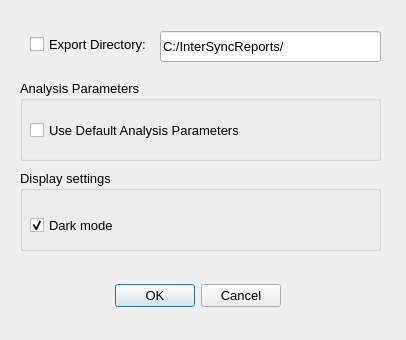
<?xml version="1.0" encoding="UTF-8"?>
<ui version="4.0">
 <class>Dialog</class>
 <widget class="QDialog" name="Dialog">
  <property name="geometry">
   <rect>
    <x>0</x>
    <y>0</y>
    <width>406</width>
    <height>340</height>
   </rect>
  </property>
  <property name="font">
   <font>
    <pointsize>10</pointsize>
   </font>
  </property>
  <property name="windowTitle">
   <string>Settings </string>
  </property>
  <widget class="QDialogButtonBox" name="buttonBox">
   <property name="geometry">
    <rect>
     <x>70</x>
     <y>280</y>
     <width>211</width>
     <height>32</height>
    </rect>
   </property>
   <property name="orientation">
    <enum>Qt::Horizontal</enum>
   </property>
   <property name="standardButtons">
    <set>QDialogButtonBox::Cancel|QDialogButtonBox::Ok</set>
   </property>
  </widget>
  <widget class="QGroupBox" name="groupBox">
   <property name="geometry">
    <rect>
     <x>20</x>
     <y>80</y>
     <width>361</width>
     <height>81</height>
    </rect>
   </property>
   <property name="title">
    <string>Analysis Parameters</string>
   </property>
   <widget class="QCheckBox" name="checkBox_defaultParams">
    <property name="geometry">
     <rect>
      <x>10</x>
      <y>30</y>
      <width>281</width>
      <height>41</height>
     </rect>
    </property>
    <property name="text">
     <string>Use Default Analysis Parameters</string>
    </property>
   </widget>
  </widget>
  <widget class="QCheckBox" name="checkBox_exportDirectory">
   <property name="geometry">
    <rect>
     <x>30</x>
     <y>29</y>
     <width>141</width>
     <height>31</height>
    </rect>
   </property>
   <property name="text">
    <string>Export Directory:</string>
   </property>
  </widget>
  <widget class="QLineEdit" name="lineEdit">
   <property name="geometry">
    <rect>
     <x>160</x>
     <y>31</y>
     <width>221</width>
     <height>31</height>
    </rect>
   </property>
   <property name="text">
    <string>C:/InterSyncReports/</string>
   </property>
  </widget>
  <widget class="QGroupBox" name="groupBox_2">
   <property name="geometry">
    <rect>
     <x>20</x>
     <y>170</y>
     <width>361</width>
     <height>81</height>
    </rect>
   </property>
   <property name="title">
    <string>Display settings</string>
   </property>
   <widget class="QCheckBox" name="checkBox_darkMode">
    <property name="geometry">
     <rect>
      <x>10</x>
      <y>40</y>
      <width>251</width>
      <height>31</height>
     </rect>
    </property>
    <property name="text">
     <string>Dark mode</string>
    </property>
    <property name="checked">
     <bool>true</bool>
    </property>
   </widget>
  </widget>
 </widget>
 <resources/>
 <connections>
  <connection>
   <sender>buttonBox</sender>
   <signal>accepted()</signal>
   <receiver>Dialog</receiver>
   <slot>accept()</slot>
   <hints>
    <hint type="sourcelabel">
     <x>248</x>
     <y>254</y>
    </hint>
    <hint type="destinationlabel">
     <x>157</x>
     <y>274</y>
    </hint>
   </hints>
  </connection>
  <connection>
   <sender>buttonBox</sender>
   <signal>rejected()</signal>
   <receiver>Dialog</receiver>
   <slot>reject()</slot>
   <hints>
    <hint type="sourcelabel">
     <x>316</x>
     <y>260</y>
    </hint>
    <hint type="destinationlabel">
     <x>286</x>
     <y>274</y>
    </hint>
   </hints>
  </connection>
 </connections>
</ui>
